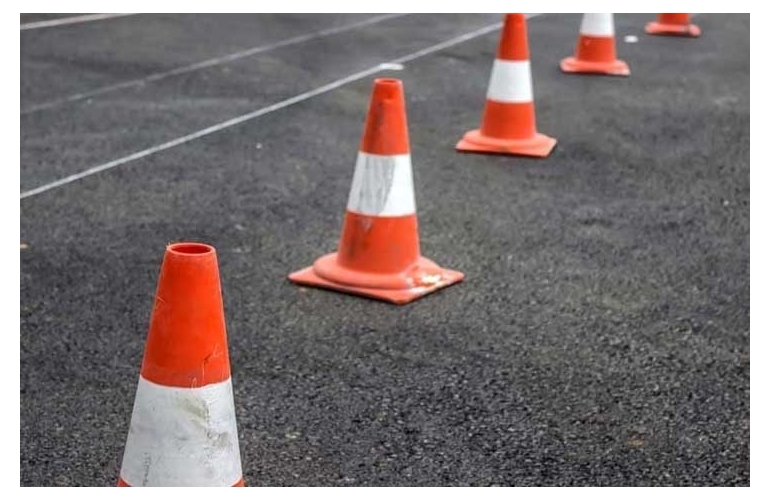
#> input picture duba.jpg, 770 x 500 px
$ python moments.py
#> lines starting #> are read from the running program, lines starting #| are printed output that depends on the picture; after the words box and inside, x2 and y2 are one past the last pixel; in counts of white or black regions, pixels touching at a corner belong together
import cv2
import numpy as np

img = cv2.imread("duba.jpg")
#> img is the input picture: shape (500, 770, 3); mean B, G, R 114.1, 114.3, 124.7

hsv_img = cv2.cvtColor(img,cv2.COLOR_RGB2HSV)
#> hsv_img: shape (500, 770, 3); mean H, S, V 83.5, 22.6, 126.7

lower_orange= np.array([0, 164, 0])
upper_orange = np.array([179, 255, 255])

mask = cv2.inRange(hsv_img,lower_orange,upper_orange)
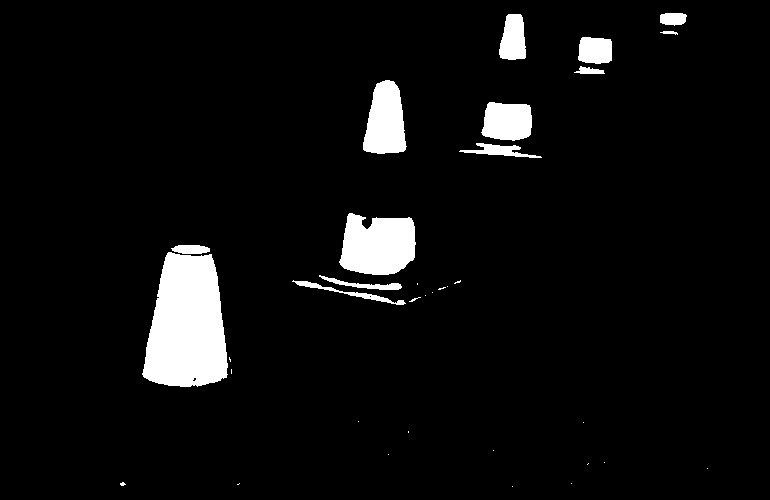
#> mask: shape (500, 770); 5.4% white; 34 white regions (21 under 20 px)

contours, _ = cv2.findContours(mask, cv2.RETR_TREE, cv2.CHAIN_APPROX_SIMPLE)
#> contours = 36 contours, 23 with area under 20; largest, box (x1, y1, x2, y2) and area: (142, 252, 228, 387) 8743, (339, 213, 416, 275) 3664, (363, 80, 407, 154) 2307, (481, 102, 532, 141) 1582, (499, 14, 526, 60) 930

centers = []

for contour in contours:
    M = cv2.moments(contour)
    if M["m00"] != 0:
        cX = int(M["m10"] / M["m00"])
        cY = int(M["m01"] / M["m00"])
        centers.append((cX, cY))

        cv2.circle(img, (cX, cY), 5, (255, 0, 0), -1)
#> this loop made 36 passes
#> (contour, cX, cY) on pass 23: ([[369, 296], [370, 295], [371, 296], [370, 297]], 370, 296)
#> (cX, cY) on passes 4, 14, 15, 18, 21, 22: (122, 483), (229, 359), (413, 299), (440, 288), (457, 281), (348, 292)
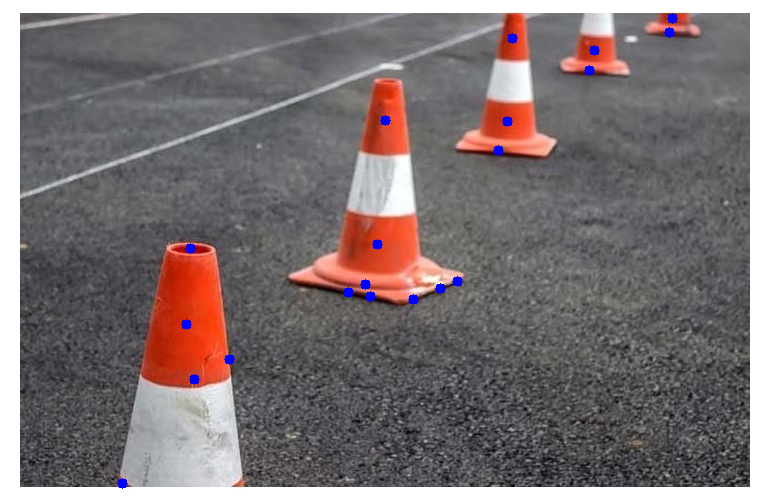
#> img: shape (500, 770, 3); 0.42% of pixels changed, all inside (x1, y1, x2, y2) = (117, 13, 678, 489)
#> after the loop, centers = [(122, 483), (229, 359), (413, 299), (440, 288), (457, 281), (348, 292), (370, 296), (365, 284), (186, 324), (194, 379), (190, 248), (377, 244), (498, 150), (507, 121), (385, 120), (589, 70), (594, 50), (669, 32), (512, 38), (672, 18)]

for i in range(len(centers) - 1):
    cv2.line(img, centers[i], centers[i + 1], (255, 255, 255), 2)
#> this loop made 19 passes
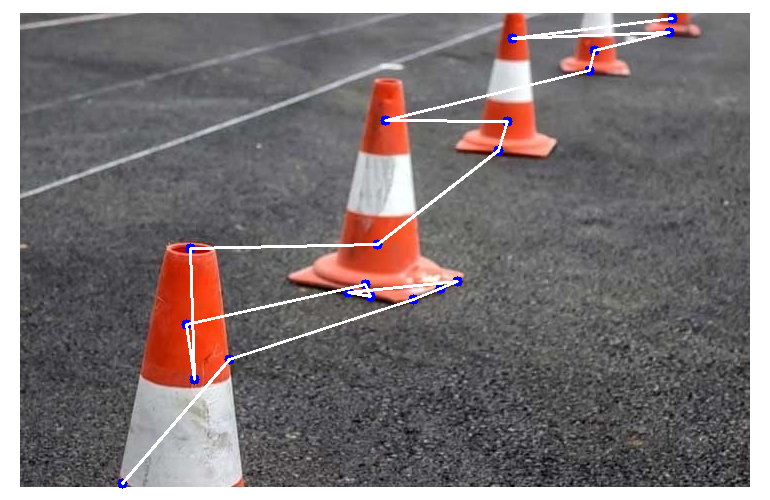
#> img: shape (500, 770, 3); 1.52% of pixels changed, all inside (x1, y1, x2, y2) = (121, 17, 674, 485)


cv2.imshow("img",img)

cv2.waitKey(0)
